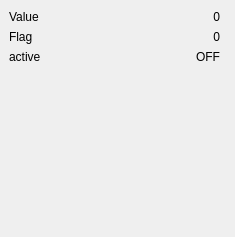
<?xml version="1.0" encoding="UTF-8"?>
<ui version="4.0">
 <class>AutolevelWidget</class>
 <widget class="QWidget" name="AutolevelWidget">
  <property name="geometry">
   <rect>
    <x>0</x>
    <y>0</y>
    <width>235</width>
    <height>237</height>
   </rect>
  </property>
  <property name="windowTitle">
   <string>Form</string>
  </property>
  <widget class="QWidget" name="formLayoutWidget">
   <property name="geometry">
    <rect>
     <x>9</x>
     <y>10</y>
     <width>211</width>
     <height>211</height>
    </rect>
   </property>
   <layout class="QFormLayout" name="formLayout">
    <item row="0" column="0">
     <widget class="QLabel" name="label_level">
      <property name="text">
       <string>Value</string>
      </property>
     </widget>
    </item>
    <item row="0" column="1">
     <widget class="QLabel" name="label_levelValue">
      <property name="text">
       <string>0</string>
      </property>
      <property name="alignment">
       <set>Qt::AlignRight|Qt::AlignTrailing|Qt::AlignVCenter</set>
      </property>
     </widget>
    </item>
    <item row="1" column="0">
     <widget class="QLabel" name="label_flag">
      <property name="toolTip">
       <string>Is sensor active or passive.</string>
      </property>
      <property name="text">
       <string>Flag</string>
      </property>
     </widget>
    </item>
    <item row="1" column="1">
     <widget class="QLabel" name="label_flagValue">
      <property name="text">
       <string>0</string>
      </property>
      <property name="alignment">
       <set>Qt::AlignRight|Qt::AlignTrailing|Qt::AlignVCenter</set>
      </property>
     </widget>
    </item>
    <item row="2" column="0">
     <widget class="QLabel" name="label_active">
      <property name="toolTip">
       <string>Is autolevel is turn on or off by M320/M321 command.</string>
      </property>
      <property name="text">
       <string>active</string>
      </property>
     </widget>
    </item>
    <item row="2" column="1">
     <widget class="QLabel" name="label_activeValue">
      <property name="text">
       <string>OFF</string>
      </property>
      <property name="alignment">
       <set>Qt::AlignRight|Qt::AlignTrailing|Qt::AlignVCenter</set>
      </property>
     </widget>
    </item>
   </layout>
  </widget>
 </widget>
 <resources/>
 <connections/>
</ui>
